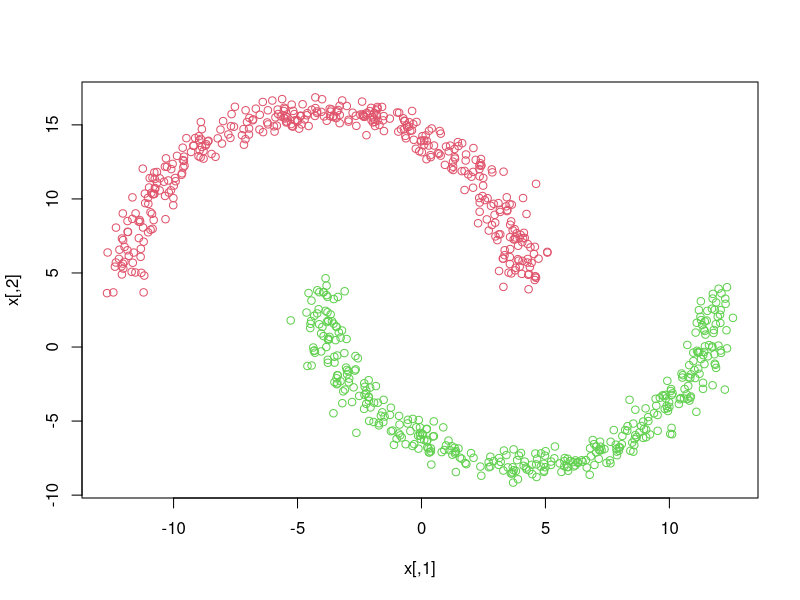

Here is the R script that generated this plot:
rm(list=ls())
graphics.off()


nb_points <- 400
dimension <- 2
sigma <- 0.5

#Generating the angles
x1 <- runif(nb_points, 0, pi) #First moon angles
x2 <- runif(nb_points, pi, 2 * pi) #Second moon angles
  
  
#Generating our points
# rnom = normal distribution |  sigma is the variance
c1 <- cbind(8 * cos(x1) + (rnorm(nb_points) * sigma) - 4, 12 * sin(x1) + rnorm(nb_points) * sigma + 4) #+4 because -4 + 8(shift)
c2 <- cbind(8 * cos(x2) + (rnorm(nb_points) * sigma) + 4, 12 * sin(x2) + rnorm(nb_points) * sigma + 4 )
  
#Labelling crescents
c1 <- cbind(c1, 1)
c2 <- cbind(c2, 2)
  
#Adding cressents in the dataset
x <- rbind(c1,c2)
  
#save(x, file= "C:\\Users\\maeli\\Documents\\INSA\\4A\\Taltech\\data_mining\\Homework2\\moon.RData")
plot(x, col=x[,3]+1)